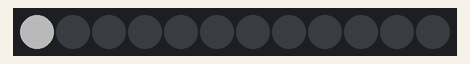
This sketch was run on a simulated ESP8266 (NodeMCU). On the bench: 12 RGB LEDs in strip order, left to right. Dim RGB values are drawn brighter than linear; what the sketch prints to the serial monitor is not drawn.

Above: at 0.56 s.
At 2.08 s:
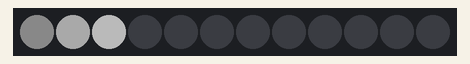
At 3.58 s:
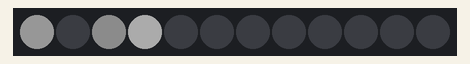
At 6.59 s:
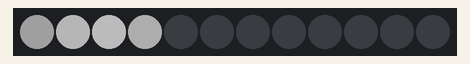
At 9.3 s:
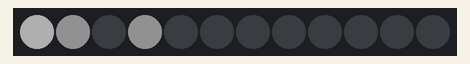
At 12.6 s:
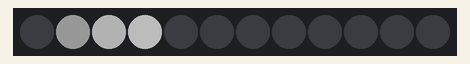

The sketch:

LED_kolidorius.ino
```cpp
#include "Adafruit_TLC59711.h"
#include <SPI.h>
// How many boards do you have chained?
#define NUM_TLC59711 1
#define data   D7
#define clock  D5

const int steps = 500; //setps for each LED strip
const int overlay = 420;
const float fadeOutTo = 0.02; // %
const float fadeInFrom = 0.3; // %
float stepArray[steps];
float singleStep;
//float x = 3.141;
float x = 0;
const int ledStrips = 4; //No of led stips to control
int stepyStep[ledStrips];
int nextAction;
unsigned long previousMillis = 0;
const long interval = 10;
byte action;

Adafruit_TLC59711 tlc = Adafruit_TLC59711(NUM_TLC59711, clock, data);
void setup() {
  Serial.begin(115200);
  tlc.begin();

  singleStep = 6.283185 / steps;
  for (int i = 0; i <= steps; i++) {
    //stepArray[i] = 1 - ((cos(x) + 1) / 2 * (1 - fadeOutTo)) ; //fadeout to...
    stepArray[i] = ((cos(x) + 1) / 2 * fadeInFrom);
    x = x + singleStep;
  }
  for (int j = 0; j < ledStrips; j++) {
    stepyStep[j] = 0;
    tlc.setPWM (j, stepArray[0]);
  }
  tlc.write();
  stepyStep[0] = 1;
}
void loop() {

  //  ArduinoOTA.handle();

  unsigned long currentMillis = millis();
  if (currentMillis - previousMillis >= interval) {
    previousMillis = currentMillis;
    for (action = 0; action < ledStrips; action++) {
      if (stepyStep[action] > 0) {
        singleWave(action);
        if (action + 1 == ledStrips) {
          nextAction = 0;
        } else {
          nextAction = action + 1;
        }
        if (stepyStep[action] > (steps - overlay) and stepyStep[nextAction] == 0) {
          singleWave(nextAction);
          //          printCos();
          //          Serial.println();
        }
      }
    }
  }
}
void singleWave(int ledNumber) {
  if (stepyStep[ledNumber] < steps) {
    tlc.setPWM (ledNumber, stepArray[stepyStep[ledNumber]] * 0xFFFF);
    if (ledNumber == 0) {
      //    Serial.print("Action: "); Serial.println(ledNumber);
      Serial.print("StepyStep: "); Serial.println(stepyStep[ledNumber]);
      Serial.print("PWM: "); Serial.println(stepArray[stepyStep[ledNumber]] * 0xFFFF);
      Serial.println();
    }
    tlc.write();
    stepyStep[ledNumber]++;
  } else {
    stepyStep[ledNumber] = 0;
  }
}
void printCos() {
  for (int a = 0; a <= steps; a++) {
    Serial.println(stepArray[a]);
  }
}
```
